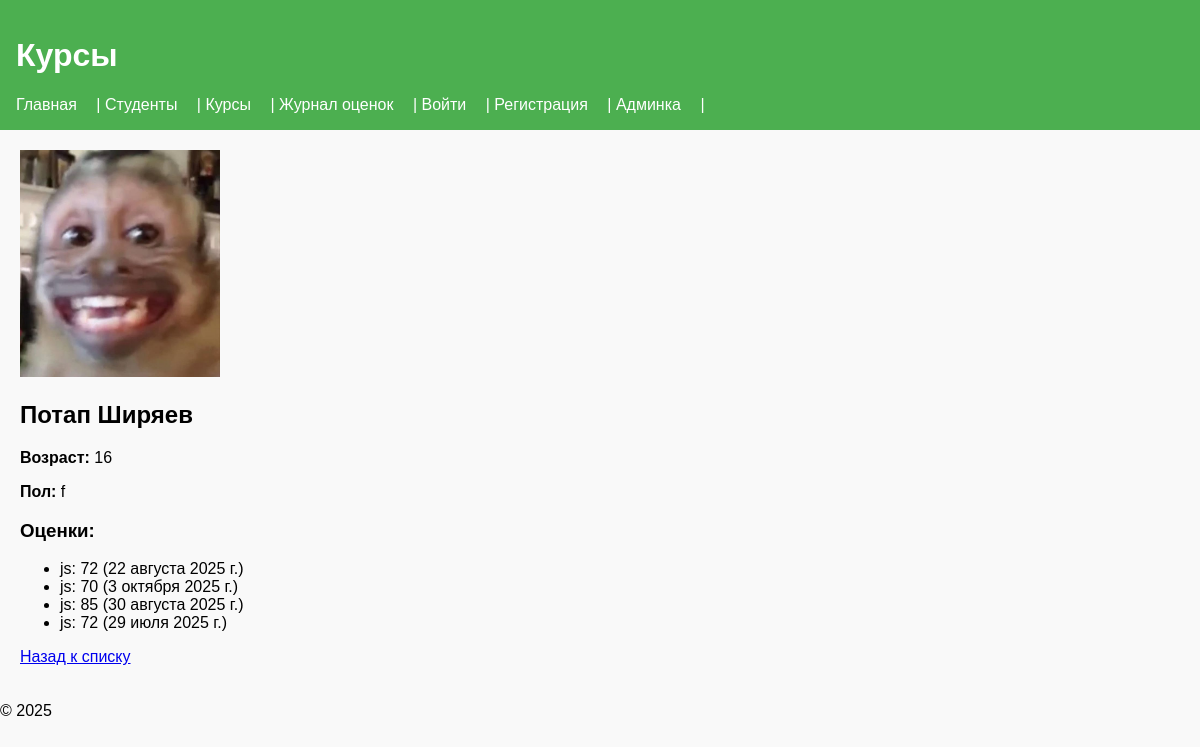
The app's page /students/71/ with its own data.
### students/models.py (models this page shows, shortened)
class Student(models.Model):
    name = models.CharField(
        max_length=30,
        verbose_name='имя',
        null=False,
        blank=False,
    )
    """ null — разрешено ли в базе данных хранить "ничего" (NULL). blank — разрешено ли в формах (админке, сайтах) не заполнять поле.
     по сути, если в бд разрешим не заполнить поле, то для формы django может быть ошибка, если в бланк будет тру """
    surname = models.CharField(
        max_length=30,
        verbose_name='фамилия'
    )
    age = models.SmallIntegerField(
        null=True,
        blank=True,
        verbose_name='возраст',
        validators=[MinValueValidator(16),]
    )
    sex = models.CharField(
        choices=[('m', 'male'), ('f', 'female')],
        verbose_name='пол',
        max_length=10
    )
    active = models.BooleanField(verbose_name='активный')
    photo = models.ImageField(
        upload_to=r'photos/%Y/%m/%d',
        blank=True,
        verbose_name='фото'
    )
    slug = models.SlugField(
        max_length=100,
        unique=True,
        blank=True,
        null=True,
        verbose_name='slug'
    )
    course = models.ManyToManyField(
        to='Courses',
        blank=True,
        verbose_name='курсы'
    )
    """ В Django, когда создается модель (описание таблицы в бд), ты можно внутри неё создать вложенный класс с именем Meta.
Этот класс не создаёт объектов и не хранит данные — он просто задаёт настройки для самой модели """
    class Meta:
        verbose_name = 'студенты'
        verbose_name_plural = 'студенты' #когда обращаются ко многим
        indexes = [models.Index(fields=['surname'])] #индексация по surname
        ordering = ['surname']

class Grade(models.Model):
    person = models.ForeignKey(  #связь с таблицей студенты
        Student,
        on_delete=models.CASCADE,
        related_name='grades',
        verbose_name='чья оценка'
    )
    grade = models.PositiveSmallIntegerField(
        default=0,
        verbose_name='оценка'
    )
    date = models.DateField(verbose_name='дата')
    course = models.ForeignKey(
        Courses,
        verbose_name='курсы',
        on_delete=models.CASCADE,
        null=True
    )
    class Meta:   #настройки для именно таблицы, узнать потом подробнее!!!!!!!!!!!
        verbose_name = 'оценки'
        verbose_name_plural = 'оценка' #когда обращаются ко многим

class Courses(models.Model):
    courses = [
        ('py', 'python'),
        ('c', 'C++'),
        ('js','JavaScript')
    ]
    name = models.CharField(
        choices=courses,
        max_length=15,
        verbose_name='курсы'
    )
    course_num = models.PositiveSmallIntegerField(
        verbose_name='номер потока',
        default=1
    )
    start_date = models.DateField(verbose_name='начало курса')
    end_date = models.DateField(verbose_name='конец курса')
    description = models.TextField(blank=True, verbose_name='описание')

### students/views.py (the view)
# urls.py: path('students/<int:student_id>/', student_detail, name='student_detail'),
def  student_detail(r, student_id):
    student = Student.objects.get(id=student_id)
    grades = Grade.objects.filter(person=student).select_related('course')
    return render (r, 'student_detail.html', context={'student':student,'grades':grades})

### students/templates/student_detail.html (shortened to what this page needs)
{% extends 'base.html' %}
{% block content %}
    {% if student.photo %}
        <img src="{{student.photo.url}}" width="200" alt="no pic">
    {% endif %}
    <h2>{{ student.name}} {{ student.surname}}</h2>
    <p><strong>Возраст:</strong> {{ student.age }}</p>
    <p><strong>Пол:</strong> {{ student.sex }}</p>
    <h3>Оценки:</h3>
    {% if grades %}
        <ul>
        {% for grade in grades %}
            <li>{{ grade.course.name }}: {{ grade.grade }} ({{ grade.date }})</li>
        {% endfor %}
        </ul>
    {% else %}
        <p>Оценок пока нет.</p>
    {% endif %}
    <a href="{% url  'student_list' %}">Назад к списку</a>
{% endblock %}

### students/static/css/style.css (style rules this page uses)
body { font-family: Arial, sans-serif; margin: 0; padding: 0; background: #f9f9f9; }

### records on screen
Student: photo (picture), name "Потап", surname "Ширяев", age "16", sex "f"
Grade: course.name "js", grade "72", date "22 августа 2025 г."
Grade: course.name "js", grade "70", date "3 октября 2025 г."
Grade: course.name "js", grade "85", date "30 августа 2025 г."
Grade: course.name "js", grade "72", date "29 июля 2025 г."
